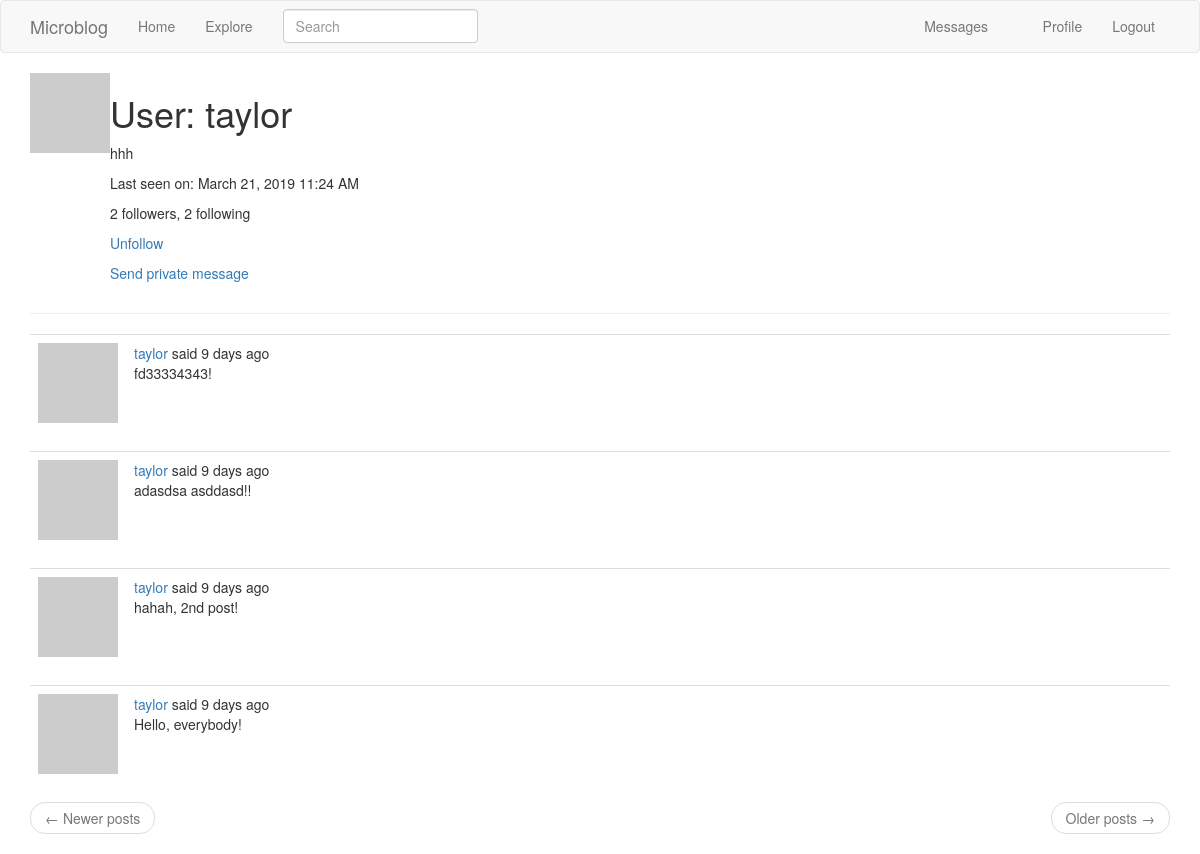
The app's page /user/taylor (signed in) with its own data.
### app/models.py (models this page shows, shortened)
class User(UserMixin, db.Model):
    id = db.Column(db.Integer, primary_key=True)
    username = db.Column(db.String(64), index=True, unique=True)
    email = db.Column(db.String(120), index=True, unique=True)
    password_hash = db.Column(db.String(128))
    posts = db.relationship('Post', backref='author', lazy='dynamic')
    about_me = db.Column(db.String(140))
    last_seen = db.Column(db.DateTime, default=datetime.utcnow)
    followed = db.relationship(
        'User', secondary=followers,
        primaryjoin=(followers.c.follower_id == id),
        secondaryjoin=(followers.c.followed_id == id),
        backref=db.backref('followers', lazy='dynamic'), lazy='dynamic')
    messages_sent = db.relationship('Message',
                                    foreign_keys='Message.sender_id',
                                    backref='author', lazy='dynamic')
    messages_received = db.relationship('Message',
                                    foreign_keys='Message.recipient_id',
                                    backref='recipient', lazy='dynamic')
    last_message_read_time = db.Column(db.DateTime)
    def new_messages(self):
        last_read_time = self.last_message_read_time or datetime(1900,1,1)
        return Message.query.filter_by(recipient=self).filter(
            Message.timestamp > last_read_time
        ).count()
    def avatar(self, size):
        digest = md5(self.email.lower().encode('utf-8')).hexdigest()
        return 'https://www.gravatar.com/avatar/{}?d=identicon&s={}'.format(
            digest, size)
    def is_following(self, user):
        return self.followed.filter(
            followers.c.followed_id == user.id
        ).count() > 0

class SearchableMixin(object):
    @classmethod
    def before_commit(cls, session):
        session._changes = {
            'add': [obj for obj in session.new if isinstance(obj, cls)],
            'update': [obj for obj in session.dirty if isinstance(obj, cls)],
            'delete': [obj for obj in session.deleted if isinstance(obj, cls)]
        }
    @classmethod
    def after_commit(cls, session):
        for obj in session._changes['add']:
            add_to_index(cls.__tablename__, obj)
        for obj in session._changes['update']:
            add_to_index(cls.__tablename__, obj)
        for obj in session._changes['delete']:
            remove_from_index(cls.__tablename__, obj)
        session._changes = None

class Post(SearchableMixin, db.Model):
    __searchable__ = ['body']
    id = db.Column(db.Integer, primary_key=True)
    body = db.Column(db.String(140))
    timestamp = db.Column(db.DateTime, index=True, default=datetime.utcnow)
    user_id = db.Column(db.Integer, db.ForeignKey('user.id'))

### app/main/routes.py (the view)
@bp.route('/user/<username>')
@login_required
def user(username):
    user = User.query.filter_by(username=username).first_or_404()
    page = request.args.get('page', 1, type=int)
    posts = user.posts.order_by(Post.timestamp.desc()).paginate(
        page, current_app.config['POSTS_PER_PAGE'], False)
    next_url = url_for('main.user', username=user.username, page=posts.next_num) \
        if posts.has_next else None
    prev_url = url_for('main.user', username=user.username, page=posts.prev_num) \
        if posts.has_prev else None
    return render_template('user.html', user=user, posts=posts.items,
                           next_url=next_url, prev_url=prev_url)

### app/main/forms.py
class SearchForm(FlaskForm):
    q = StringField(_l('Search'), validators=[DataRequired()])
    def __init__(self, *args, **kwargs):
        if 'formdata' not in kwargs:
            kwargs['formdata'] = request.args
        if 'csrf_enabled' not in kwargs:
            kwargs['csrf_enabled'] = False
        super(SearchForm, self).__init__(*args, **kwargs)

### app/main/routes.py (called while the page is built)
@bp.before_request
def before_request():
    if current_user.is_authenticated:
        current_user.last_seen = datetime.utcnow()
        db.session.commit()
        g.search_form = SearchForm()
    g.locale = str(get_locale())

### app/models.py (called while the page is built)
@login.user_loader
def load_user(id):
    return User.query.get(int(id))

### app/templates/user.html
{% extends "base.html" %}
{% block app_content %}
    <table>
        <tr valign="top">
            <td><img src="{{ user.avatar(128) }}"></td>
            <td>
                <h1>User: {{ user.username }}</h1>
                {% if user.about_me %}<p>{{ user.about_me }}</p>{% endif %}
                {% if user.last_seen %}
                    <p>{{ _('Last seen on') }}: {{ moment(user.last_seen).format('LLL') }}</p>
                    <p>{{ _('%(count)d followers', count=user.followers.count()) }}, {{ _('%(count)d following', count=user.followed.count()) }}</p>
                {% endif %}
                {% if user == current_user %}
                    <p><a href="{{ url_for('main.edit_profile') }}">Edit your profile</a></p>
                    {% elif not current_user.is_following(user) %}
                    <p><a href="{{ url_for('main.follow', username=user.username) }}">Follow</a></p>
                    {% else %}
                    <p><a href="{{ url_for('main.unfollow', username=user.username) }}">Unfollow</a></p>
                {% endif %}
                {% if user != current_user %}
                    <p>
                        <a href="{{ url_for('main.send_message',
                                            recipient=user.username) }}">
                            {{ _('Send private message') }}
                        </a>
                    </p>
                {% endif %}
            </td>
        </tr>
    </table>
    <hr>
    {% for post in posts %}
        {% include '_post.html' %}
    {% endfor %}
    <nav aria-label="...">
        <ul class="pager">
            <li class="previous{% if not prev_url %} disabled{% endif %}">
                <a href="{{ prev_url or '#' }}">
                    <span aria-hidden="true">&larr;</span> Newer posts
                </a>
            </li>
            <li class="next{% if not next_url %} disabled{% endif %}">
                <a href="{{ next_url or '#' }}">
                    Older posts <span aria-hidden="true">&rarr;</span>
                </a>
            </li>
        </ul>
    </nav>
{% endblock %}

### app/templates/_post.html (shortened to what this page needs)
 <table class="table table-hover">
    <tr>
        <td width="70px">
            <a href="{{ url_for('main.user', username=post.author.username) }}">
                <img src="{{ post.author.avatar(70) }}" />
            </a>
        </td>
        <td>
            {{ _('%(username)s said %(when)s',
                username=user_link, when=moment(post.timestamp).fromNow()) }}
            <br>
            <span id="post{{ post.id }}">{{ post.body }}</span>
        </td>
    </tr>
</table>

### records on screen
User: username "taylor", about_me "hhh", last_seen "March 21, 2019 11:24 AM"
Post: body "fd33334343!"
Post: body "adasdsa asddasd!!"
Post: body "hahah, 2nd post!"
Post: body "Hello, everybody!"
